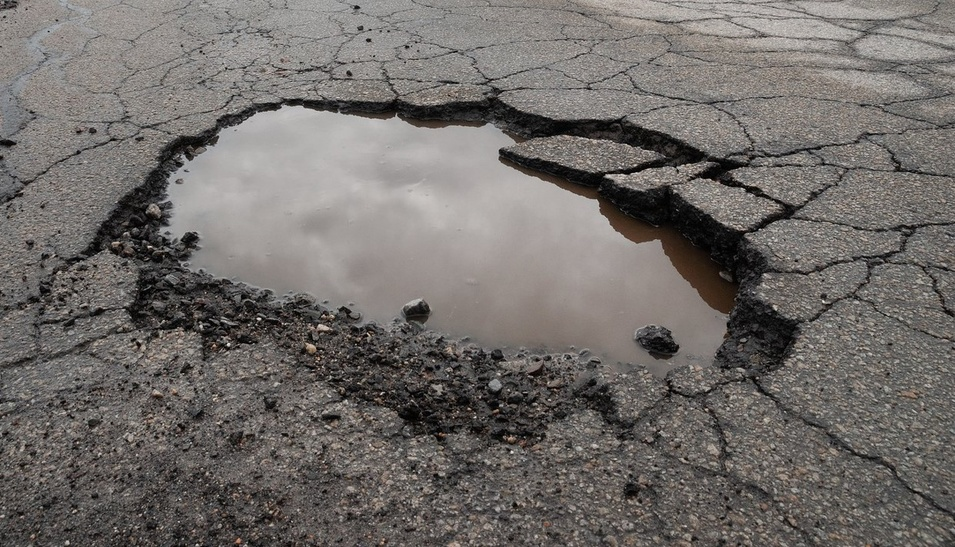
#> input picture p1.jpg, 955 x 547 px, shrunk from 1242 x 711 before the run
$ jupyter execute --allow-errors ImageProcessing2.ipynb
#> lines starting #> are read from the running program, lines starting #| are printed output that depends on the picture; after the words box and inside, x2 and y2 are one past the last pixel; in counts of white or black regions, pixels touching at a corner belong together
[cell 1]
# Importing OpenCV
import cv2

# Importing numpy
import numpy as np

# Reading image
img = cv2.imread("p1.jpg",0)
#> img: shape (547, 955); min 0, max 250, mean 109
#img = cv2.imread("pothole4.jpg",0)
#img = cv2.imread("pothole5.jpg",0)


# Converting grayscale image to binary using thresholding
ret, img_binary = cv2.threshold(img, 175, 255, cv2.THRESH_BINARY)
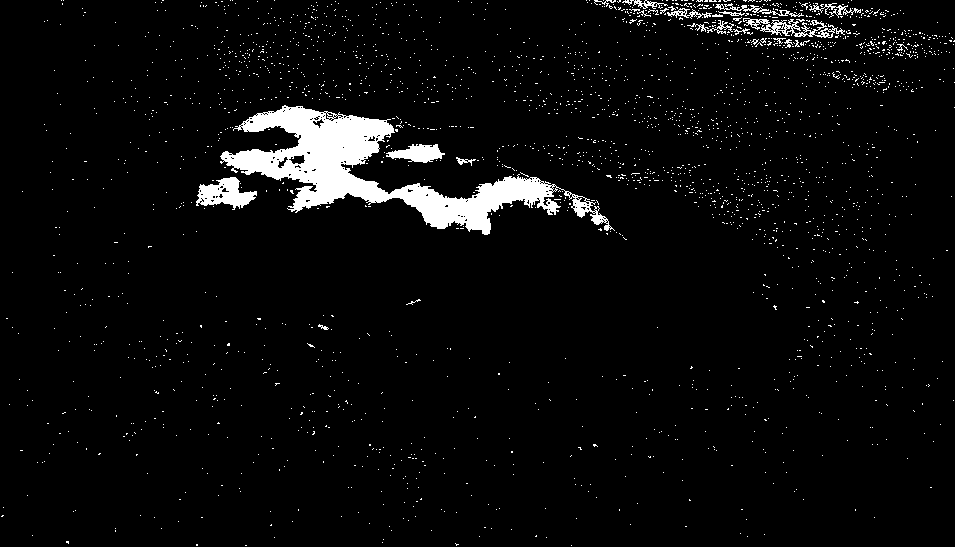
#> img_binary: shape (547, 955); 4.3% white; 2450 white regions (2427 under 20 px), largest, box (x1, y1, x2, y2) and area: (220, 105, 615, 235) 14291, (196, 177, 257, 210) 1088, (743, 18, 845, 38) 714
#img_binary = (255-img_binary)
# Displaying the original image and binary image
cv2.imshow('Original',img)
cv2.imshow('Binary', img_binary)

cv2.waitKey(0)
cv2.destroyAllWindows()

[cell 2]
# # Defining kernel
# kernel = np.ones((1,1),dtype=np.uint8)
# # Applying dilation operation
# img_dilate = cv2.dilate(img_binary, kernel, iterations=1)
# # Displaying the dilated image
# # cv2.imshow('Dilate', img_dilate)
# # cv2.waitKey(0)
# # cv2.destroyAllWindows()

[cell 3]
# Defining kernel
kernel = np.ones((2,2),dtype=np.uint8)
# Applying erosion operation
img_erode = cv2.erode(img_binary, kernel, iterations=5)
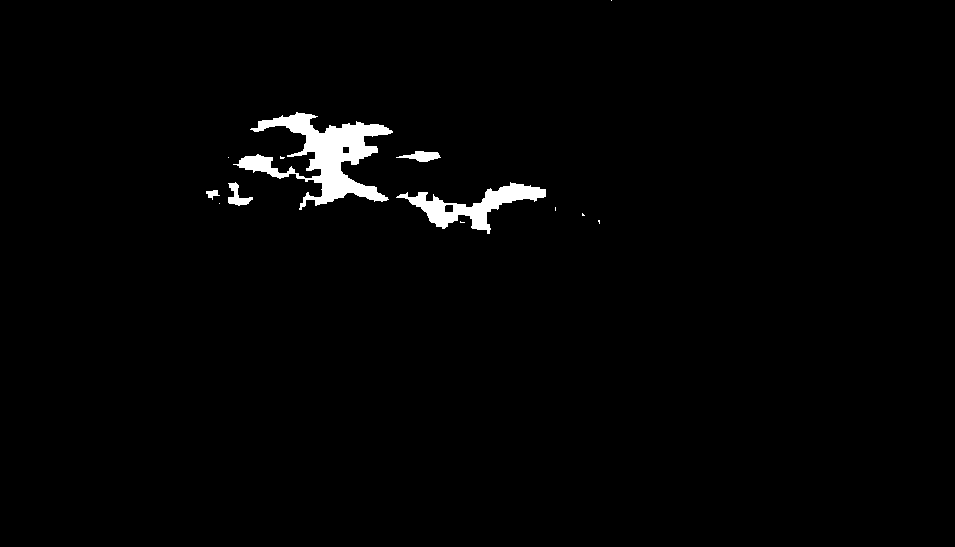
#> img_erode: shape (547, 955); 1.7% white; 13 white regions (8 under 20 px), largest, box (x1, y1, x2, y2) and area: (233, 112, 393, 210) 5519, (396, 182, 546, 234) 2484, (396, 151, 441, 162) 276, (228, 182, 253, 206) 261, (206, 190, 220, 200) 75
# Displaying the eroded image
# cv2.imshow('Erode', img_erode)
# cv2.waitKey(0)
# cv2.destroyAllWindows()

[cell 4]
# Defining kernel
kernel = np.ones((5,5),dtype=np.uint8)
# Applying dilation operation
img_dilate = cv2.dilate(img_erode, kernel, iterations=20)
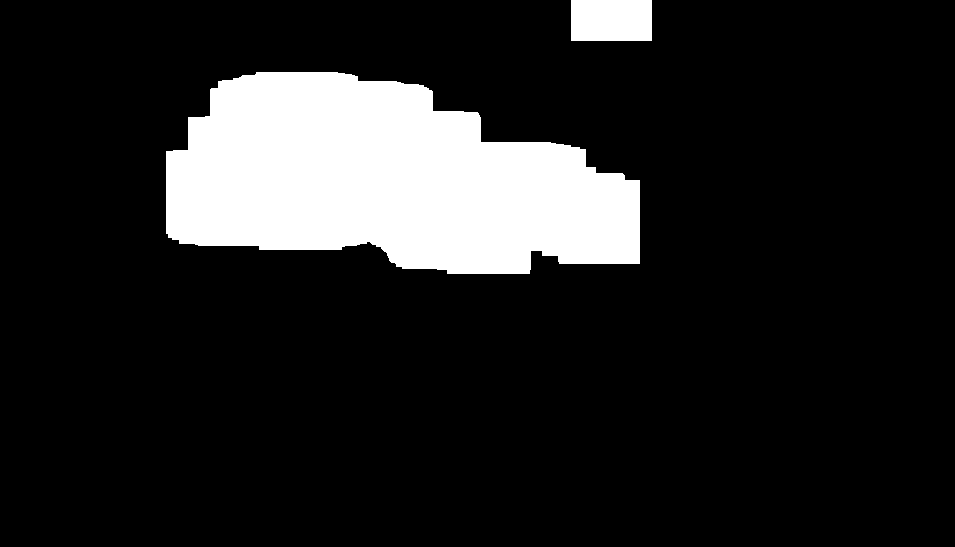
#> img_dilate: shape (547, 955); 13.9% white; 2 white regions
# Displaying the dilated image
# cv2.imshow('Dilate', img_dilate)
# cv2.waitKey(0)
# cv2.destroyAllWindows()

[cell 5]
# Generate intermediate image; use morphological closing to keep parts of the brain together
inter = img_dilate

# Find largest contour in intermediate image
cnts, _ = cv2.findContours(inter, cv2.RETR_EXTERNAL, cv2.CHAIN_APPROX_NONE)
#> cnts = 2 contours; box (x1, y1, x2, y2) and area: (166, 72, 640, 274) 68574, (571, 0, 652, 41) 3200
cnt = max(cnts, key=cv2.contourArea)
#> cnt = contour of 1313 points, box (x1, y1, x2, y2) (166, 72, 640, 274), area 68574

# Output
out = np.zeros(img.shape, np.uint8)
cv2.drawContours(out, [cnt], -1, 255, cv2.FILLED)
#> out: shape (547, 955); 13.3% white; 1 white region, box (x1, y1, x2, y2) and area: (166, 72, 640, 274) 69231
out = cv2.bitwise_and(img, out)
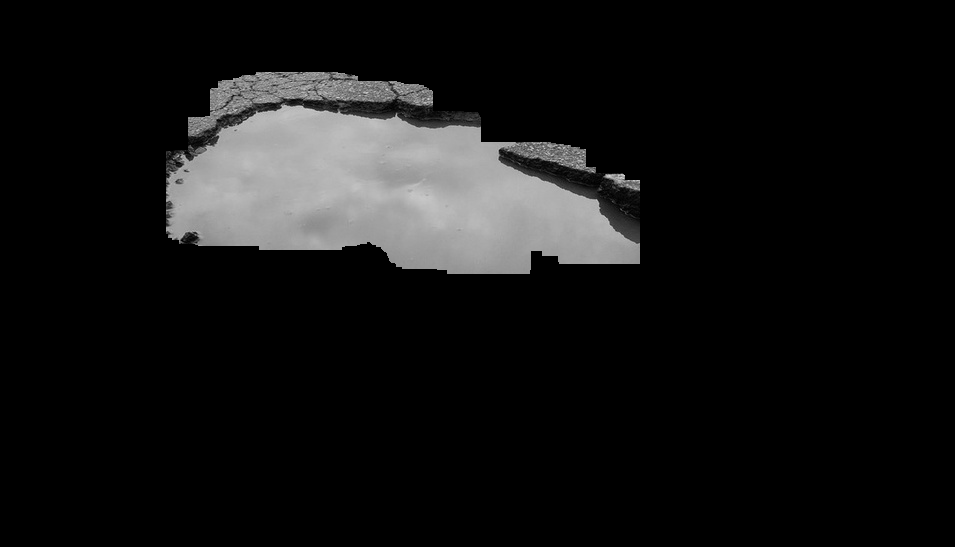
#> out: shape (547, 955); min 0, max 214, mean 19.6

cv2.imshow('img', img)
cv2.imshow('inter', inter)
#cv2.imshow('out', out)
cv2.waitKey(0)
cv2.destroyAllWindows()

[cell 6]
list_of_lists=list(img_dilate)
#> list_of_lists = 547 items

[cell 7]
flattened = [val for sublist in list_of_lists for val in sublist]
#> flattened = 522385 items

[cell 8]
flattened

[cell 9]
np.count_nonzero(flattened  == np.uint8(1))
#> Out = 0

[cell 10]
import cv2
image = cv2.imread("p1.jpg")
#> image is the input picture: shape (547, 955, 3); mean B, G, R 104.9, 108.1, 112.5
cv2.imshow('image',image)
image_edges = cv2.Canny(image,100,200)
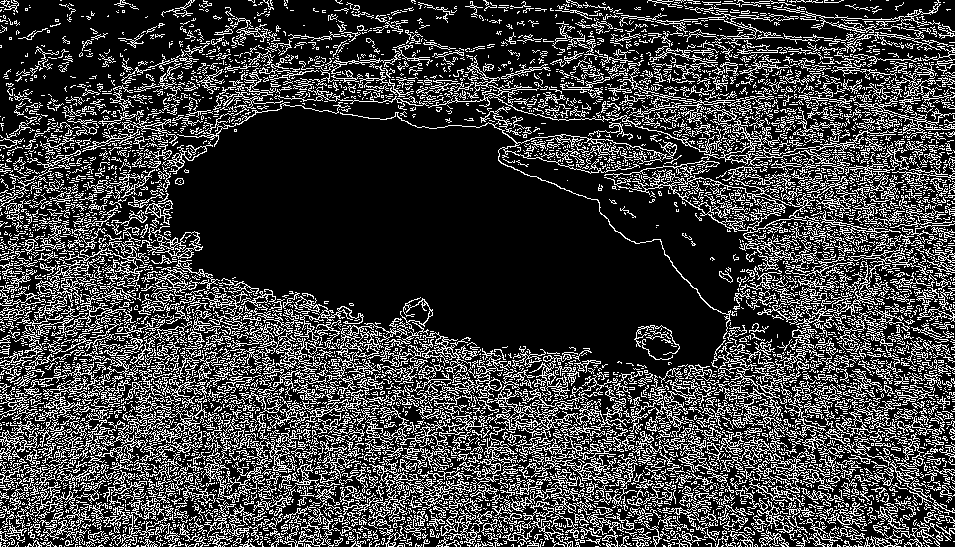
#> image_edges: shape (547, 955); 24.4% white in thin lines or dots
cv2.imshow('image_edges',image_edges)

[cell 11]
# Importing OpenCV
import cv2

# Importing numpy
import numpy as np

# Reading image
img = cv2.imread("p1.jpg")
img = cv2.imread("pothole5.jpg")
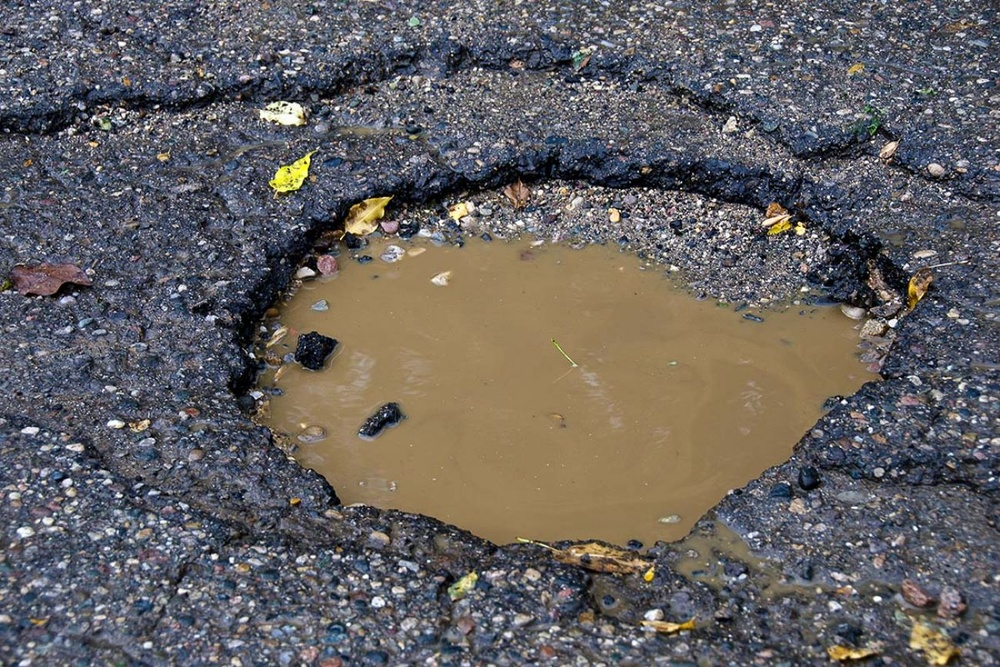
#> input picture pothole5.jpg, 1000 x 667 px, shrunk from 1300 x 867 before the run
#> img is the input picture: shape (667, 1000, 3); mean B, G, R 97.2, 97.3, 100.6
img = cv2.imread("pothole4.jpg")
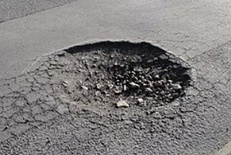
#> input picture pothole4.jpg, 231 x 155 px, shrunk from 300 x 201 before the run
#> img is the input picture: shape (155, 231, 3); mean B, G, R 126.1, 126.5, 128.8
img = cv2.imread("pothole6.jpg")
img = cv2.imread("pothole7.jpg")
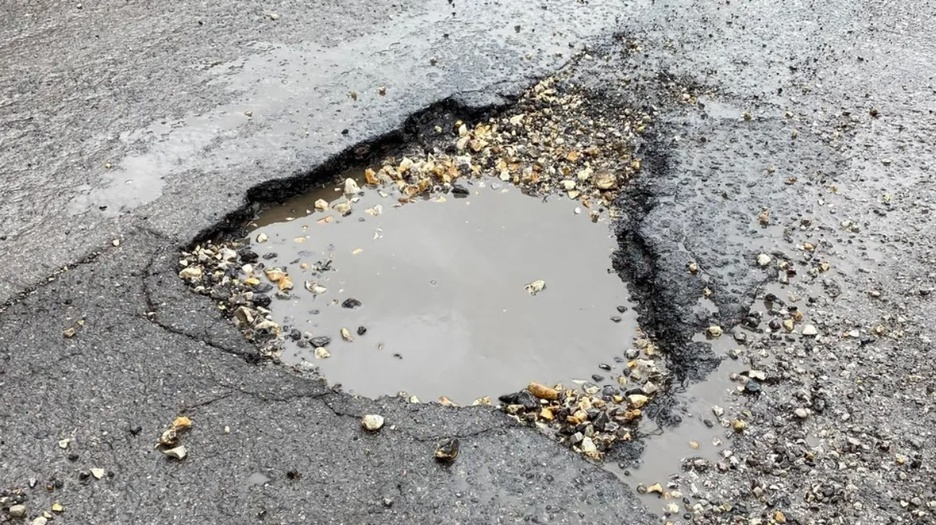
#> input picture pothole7.jpg, 936 x 525 px, shrunk from 1217 x 683 before the run
#> img is the input picture: shape (525, 936, 3); mean B, G, R 153.6, 155.8, 156.6
img = cv2.imread("pothole8.jpg")
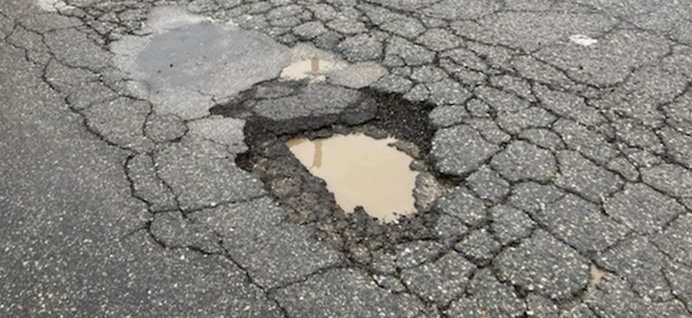
#> input picture pothole8.jpg, 692 x 318 px, shrunk from 900 x 414 before the run
#> img is the input picture: shape (318, 692, 3); mean B, G, R 124.5, 130.4, 132.3
img = cv2.imread("pothole9.jpg")
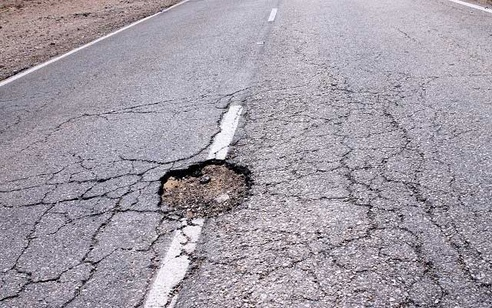
#> input picture pothole9.jpg, 492 x 308 px, shrunk from 640 x 400 before the run
#> img is the input picture: shape (308, 492, 3); mean B, G, R 166.1, 156.1, 162.8
img = cv2.imread("pothole10.jpg")
img = cv2.imread("pothole11.jpg")

# # # cv2.imshow(img)
# # # #Finding edges of the image
edge_image = cv2.Canny(img,250,200)
cv2.imshow("edge_image",edge_image)


cv2.waitKey(0)
cv2.destroyAllWindows()
